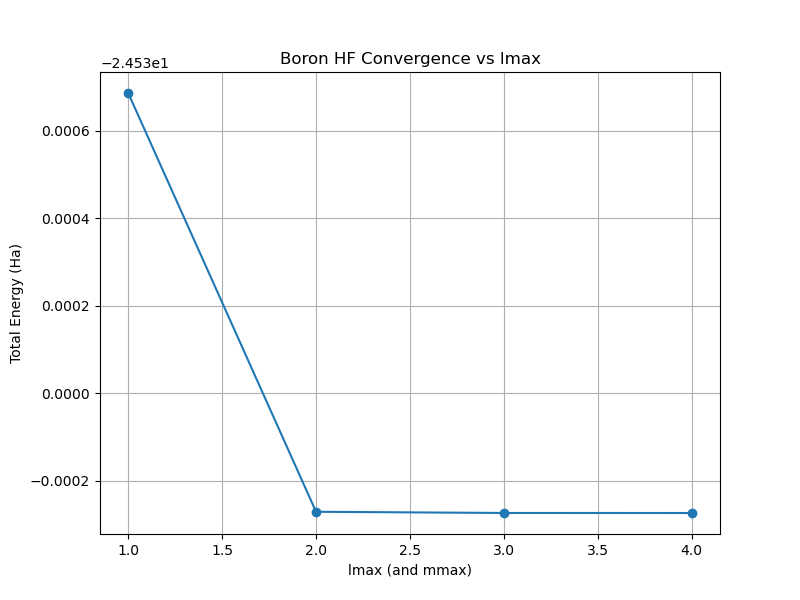

Generate this figure with Python:
import subprocess
import argparse
import sys
import os
import matplotlib.pyplot as plt


def parse_energy(output):
    for line in output.splitlines():
        # Look for the total energy line (format may vary); search for 'Total energy' or 'Total energy is'
        if 'Total                 energy' in line:
            try:
                parts = line.split()
                return float(parts[-1])
            except ValueError:
                continue
    return None


def run_atomic(executable, lmax, nnodes=15, primbas=4, rmax=40.0):
    cmd = [
        executable,
        "--Z=5",
        "--nelem=4",
        f"--nnodes={nnodes}",
        f"--lmax={lmax}",
        f"--mmax={lmax}",
        f"--primbas={primbas}",
        "--nela=3",
        "--nelb=2",
        f"--Rmax={rmax}"
    ]
    try:
        res = subprocess.run(cmd, capture_output=True, text=True, check=True)
        return parse_energy(res.stdout)
    except subprocess.CalledProcessError as e:
        print(f"Command failed: {' '.join(cmd)}")
        print(e.stdout)
        print(e.stderr)
        return None


def main():
    parser = argparse.ArgumentParser(description='Convergence study for Boron over lmax (and mmax=lmax)')
    parser.add_argument('--atomic', default='./build/src/atomic', help='Path to atomic executable')
    parser.add_argument('--lmin', type=int, default=0)
    parser.add_argument('--lmax', type=int, default=5)
    parser.add_argument('--rmax', type=float, default=30.0)
    parser.add_argument('--nnodes', type=int, default=15)
    parser.add_argument('--primbas', type=int, default=4)
    args = parser.parse_args()

    exe = args.atomic
    if not os.path.exists(exe):
        print(f"Executable {exe} not found.")
        sys.exit(1)

    lvals = list(range(args.lmin, args.lmax+1))
    energies = []

    print(f"lmax | Energy")
    print("----------------")
    for l in lvals:
        E = run_atomic(exe, l, nnodes=args.nnodes, primbas=args.primbas, rmax=args.rmax)
        energies.append(E)
        print(f"{l:4d} | {E}")

    # Plot
    plt.figure(figsize=(8,6))
    plt.plot(lvals, energies, marker='o')
    plt.xlabel('lmax (and mmax)')
    plt.ylabel('Total Energy (Ha)')
    plt.title('Boron HF Convergence vs lmax')
    plt.grid(True)
    outname = 'boron_lmax_convergence.png'
    plt.savefig(outname)
    print(f"Saved plot to {outname}")

if __name__ == '__main__':
    main()
